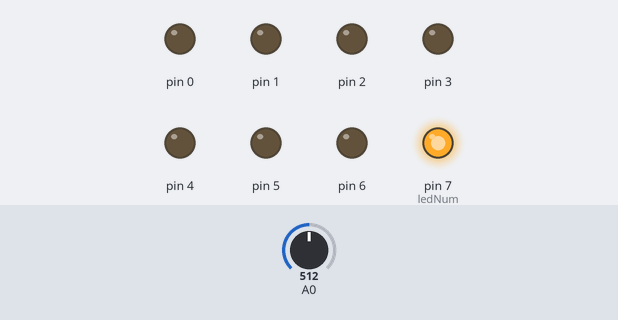
Recording of a sketch running on a simulated Arduino Uno, built with avr-gcc and run on an emulated ATmega328P. Shown: output pins drawn as LEDs (lit = HIGH). Dashed ring = blinking. The test bench sets the inputs (shaded band); at power-on: A0 = 512.

Above: at 1.8 s.
1.9 s: A0 set to 475
At 5.8 s:
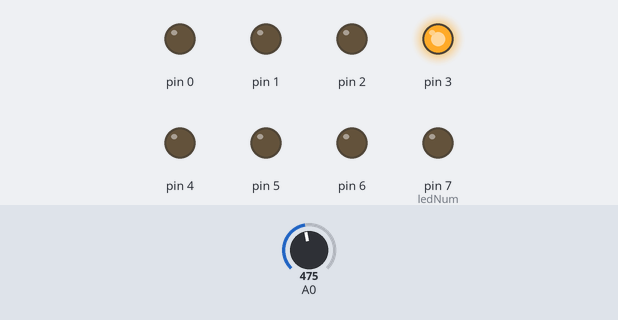
6.1 s: A0 set to 404
At 9.8 s:
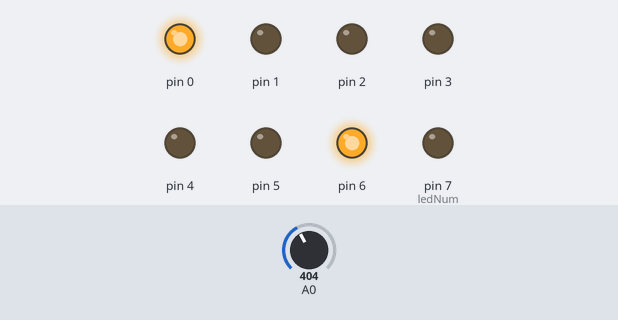
10.3 s: A0 set to 371
At 14.4 s:
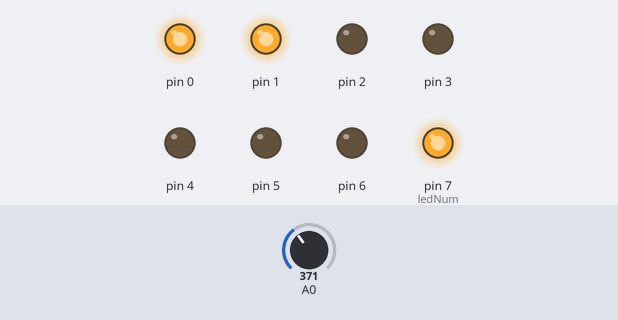
14.5 s: A0 set to 122
At 17.26 s:
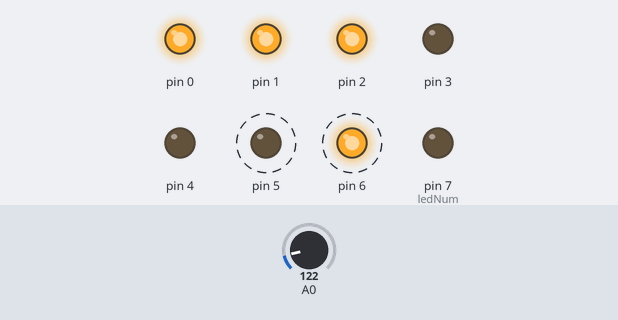
18.0 s: A0 set to 511
At 18.9 s:
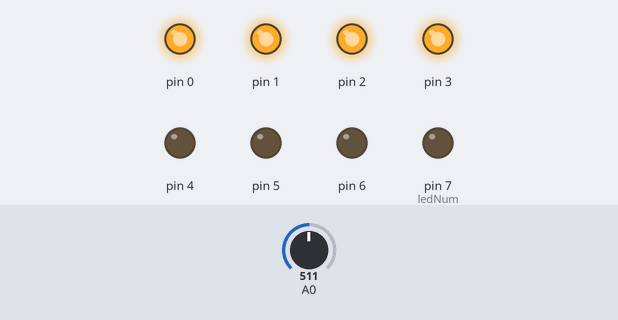
22.2 s: A0 set to 306
At 27.17 s:
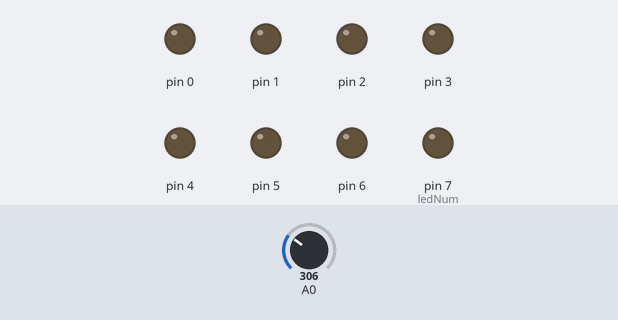
Timing chart, 0 to 27.4 s (numbered marks = the images above; inputs shaded):
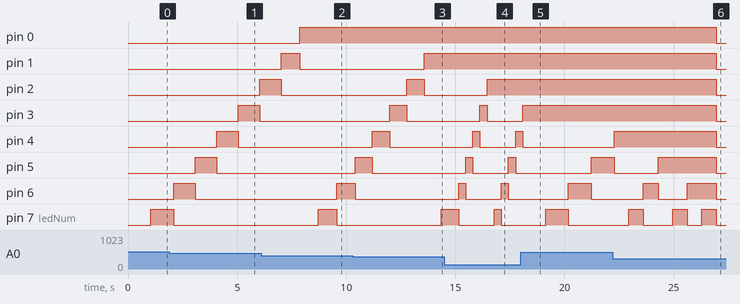

Measured:
- the behaviour switches between 485 and 484 on A0 (found by bisection; images 0 and 1)
- the behaviour switches between 389 and 388 on A0 (found by bisection; images 2 and 3)
- after the input at 1.9 s, pin 2: LOW → HIGH after 4.1 s; pin 3: LOW → HIGH after 3.1 s instead of 3.4 s
- after the input at 6.1 s, pin 6: LOW → HIGH after 3.5 s instead of 3.9 s
- after the input at 10.3 s, pin 7 (ledNum): LOW → HIGH after 4.1 s
- after the input at 14.5 s, pin 2: LOW → HIGH after 2.0 s; pin 3: LOW → HIGH after 1.6 s instead of 3.0 s
- after the input at 18.0 s, pin 0–2: stays HIGH (without the input it goes to LOW after 3.7 s); pin 3: goes on until 18.1 s, then stays HIGH; pin 4: goes on until 18.1 s, then stays LOW
- after the input at 22.2 s, pin 0–3: HIGH → LOW after 4.8 s

The sketch:

LED_stack_Potentiometer.ino
```cpp
int ledNum = 8;
int count = 0;

float Ainput = 0; //가변저항 입력값
float dtime = 0; //딜레이에 넣을 시간 변수 [ms]

void setup() {
  // put your setup code here, to run once:
  pinMode(A0, INPUT); //가변저항 아날로그 input 핀 설정
  for(int i = 0; i < 8; i++){
    pinMode(i, OUTPUT);
  }
}

void loop() {
  // put your main code here, to run repeatedly:
  for(int i = 0; i < 8; i++){
    if(i == ledNum) digitalWrite(ledNum, HIGH);
    else if(i > count-1) digitalWrite(i,LOW);
    else digitalWrite(i,HIGH);
  }

  Ainput = analogRead(0); //가변저항에서 입력되는 값 저장. 범위 [0,1023]
  dtime = 100 + Ainput / 1023 * 1900; //0일 경우 100ms, 1023일 경우 2000ms
  delay(dtime); // 0.1초에서 2초 사이 딜레이

  ledNum--;
  if(ledNum == count-1){
    ledNum = 7;
    count += 1;
  }
  if(count == 8){
    count = 0;
    ledNum = 8;
  }
}
```
